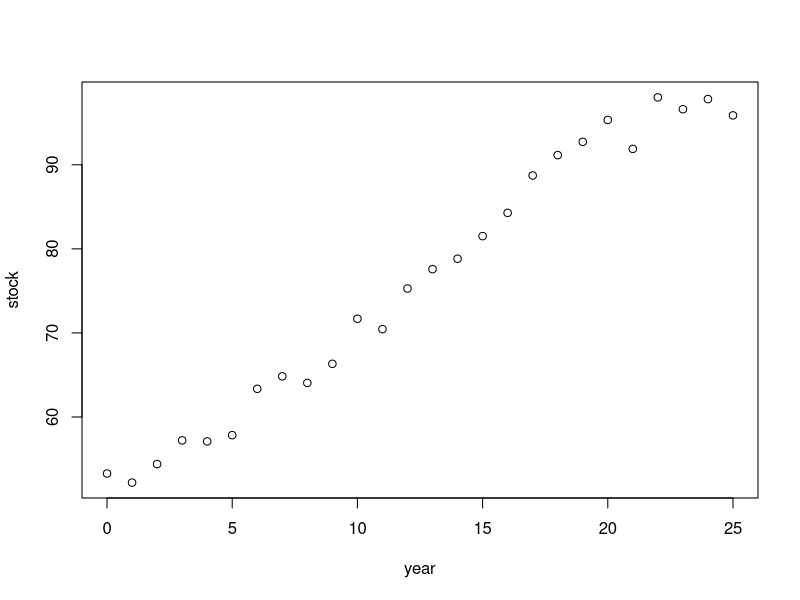
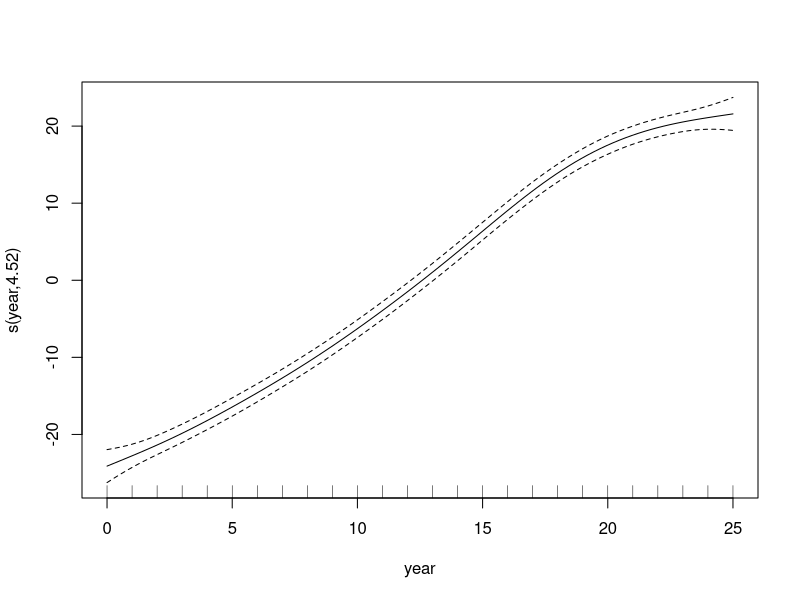
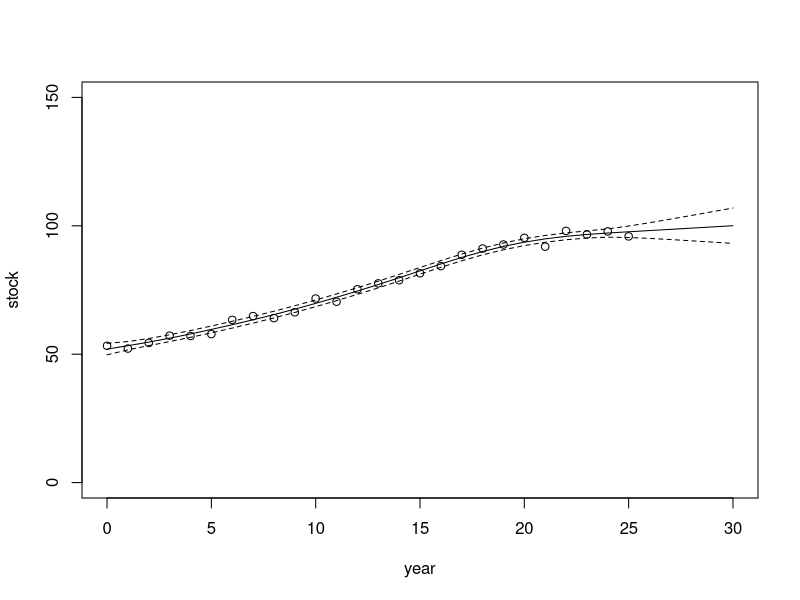

Generate these figures, in order, with R:
# This is a GAM example from Pat August 15, 2022 because I was having trouble setting up the newdata for predictions in GAM.

year = seq(0,25)
z = .05*(2+.5*year+0.1*year*year)
stock = 100*exp(z)/(1+exp(z))
stock = stock+rnorm(length(stock),0,2)
plot(stock~year)
library(mgcv)
stock.gam = gam(stock~s(year))
plot(stock.gam)

my.newdata = data.frame(year=seq(0,30))
# ?predict.gam
stock.pred = predict(stock.gam,newdata=my.newdata, type="response",se.fit=T)
head(stock.pred)
plot(stock~year,xlim=c(0,30),ylim=c(0,150))
lines(my.newdata$year, stock.pred$fit)
lines(my.newdata$year, stock.pred$fit+2*stock.pred$se.fit,lty=2)
lines(my.newdata$year, stock.pred$fit-2*stock.pred$se.fit,lty=2)
